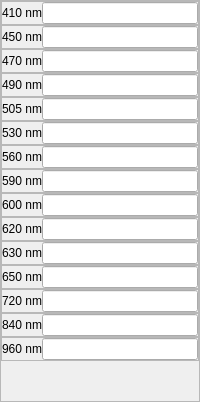
               <widget class="QFrame" name="fm_PWM">
                <property name="frameShape">
                 <enum>QFrame::StyledPanel</enum>
                </property>
                <property name="frameShadow">
                 <enum>QFrame::Raised</enum>
                </property>
                <layout class="QVBoxLayout" name="verticalLayout_6">
                 <property name="spacing">
                  <number>0</number>
                 </property>
                 <property name="leftMargin">
                  <number>0</number>
                 </property>
                 <property name="topMargin">
                  <number>0</number>
                 </property>
                 <property name="rightMargin">
                  <number>0</number>
                 </property>
                 <property name="bottomMargin">
                  <number>0</number>
                 </property>
                 <item>
                  <widget class="QFrame" name="fm_PWM_led_1">
                   <property name="frameShape">
                    <enum>QFrame::StyledPanel</enum>
                   </property>
                   <property name="frameShadow">
                    <enum>QFrame::Raised</enum>
                   </property>
                   <layout class="QHBoxLayout" name="horizontalLayout_5">
                    <property name="spacing">
                     <number>0</number>
                    </property>
                    <property name="leftMargin">
                     <number>0</number>
                    </property>
                    <property name="topMargin">
                     <number>0</number>
                    </property>
                    <property name="rightMargin">
                     <number>0</number>
                    </property>
                    <property name="bottomMargin">
                     <number>0</number>
                    </property>
                    <item>
                     <widget class="QLabel" name="lb_PWM_led_1">
                      <property name="text">
                       <string>&lt;html&gt;&lt;head/&gt;&lt;body&gt;&lt;p align=&quot;right&quot;&gt;410 nm&lt;/p&gt;&lt;/body&gt;&lt;/html&gt;</string>
                      </property>
                     </widget>
                    </item>
                    <item>
                     <widget class="QLineEdit" name="le_PWM_led_1"/>
                    </item>
                   </layout>
                  </widget>
                 </item>
                 <item>
                  <widget class="QFrame" name="fm_PWM_led_2">
                   <property name="frameShape">
                    <enum>QFrame::StyledPanel</enum>
                   </property>
                   <property name="frameShadow">
                    <enum>QFrame::Raised</enum>
                   </property>
                   <layout class="QHBoxLayout" name="horizontalLayout_11">
                    <property name="spacing">
                     <number>0</number>
                    </property>
                    <property name="leftMargin">
                     <number>0</number>
                    </property>
                    <property name="topMargin">
                     <number>0</number>
                    </property>
                    <property name="rightMargin">
                     <number>0</number>
                    </property>
                    <property name="bottomMargin">
                     <number>0</number>
                    </property>
                    <item>
                     <widget class="QLabel" name="lb_PWM_led_2">
                      <property name="text">
                       <string>&lt;html&gt;&lt;head/&gt;&lt;body&gt;&lt;p align=&quot;right&quot;&gt;450 nm&lt;/p&gt;&lt;/body&gt;&lt;/html&gt;</string>
                      </property>
                     </widget>
                    </item>
                    <item>
                     <widget class="QLineEdit" name="le_PWM_led_2"/>
                    </item>
                   </layout>
                  </widget>
                 </item>
                 <item>
                  <widget class="QFrame" name="fm_PWM_led_3">
                   <property name="frameShape">
                    <enum>QFrame::StyledPanel</enum>
                   </property>
                   <property name="frameShadow">
                    <enum>QFrame::Raised</enum>
                   </property>
                   <layout class="QHBoxLayout" name="horizontalLayout_6">
                    <property name="spacing">
                     <number>0</number>
                    </property>
                    <property name="leftMargin">
                     <number>0</number>
                    </property>
                    <property name="topMargin">
                     <number>0</number>
                    </property>
                    <property name="rightMargin">
                     <number>0</number>
                    </property>
                    <property name="bottomMargin">
                     <number>0</number>
                    </property>
                    <item>
                     <widget class="QLabel" name="lb_PWM_led_3">
                      <property name="text">
                       <string>&lt;html&gt;&lt;head/&gt;&lt;body&gt;&lt;p align=&quot;right&quot;&gt;470 nm&lt;/p&gt;&lt;/body&gt;&lt;/html&gt;</string>
                      </property>
                     </widget>
                    </item>
                    <item>
                     <widget class="QLineEdit" name="le_PWM_led_3"/>
                    </item>
                   </layout>
                  </widget>
                 </item>
                 <item>
                  <widget class="QFrame" name="fm_PWM_led_4">
                   <property name="frameShape">
                    <enum>QFrame::StyledPanel</enum>
                   </property>
                   <property name="frameShadow">
                    <enum>QFrame::Raised</enum>
                   </property>
                   <layout class="QHBoxLayout" name="horizontalLayout_12">
                    <property name="spacing">
                     <number>0</number>
                    </property>
                    <property name="leftMargin">
                     <number>0</number>
                    </property>
                    <property name="topMargin">
                     <number>0</number>
                    </property>
                    <property name="rightMargin">
                     <number>0</number>
                    </property>
                    <property name="bottomMargin">
                     <number>0</number>
                    </property>
                    <item>
                     <widget class="QLabel" name="lb_PWM_led_4">
                      <property name="text">
                       <string>&lt;html&gt;&lt;head/&gt;&lt;body&gt;&lt;p align=&quot;right&quot;&gt;490 nm&lt;/p&gt;&lt;/body&gt;&lt;/html&gt;</string>
                      </property>
                     </widget>
                    </item>
                    <item>
                     <widget class="QLineEdit" name="le_PWM_led_4"/>
                    </item>
                   </layout>
                  </widget>
                 </item>
                 <item>
                  <widget class="QFrame" name="fm_PWM_led_5">
                   <property name="frameShape">
                    <enum>QFrame::StyledPanel</enum>
                   </property>
                   <property name="frameShadow">
                    <enum>QFrame::Raised</enum>
                   </property>
                   <layout class="QHBoxLayout" name="horizontalLayout_13">
                    <property name="spacing">
                     <number>0</number>
                    </property>
                    <property name="leftMargin">
                     <number>0</number>
                    </property>
                    <property name="topMargin">
                     <number>0</number>
                    </property>
                    <property name="rightMargin">
                     <number>0</number>
                    </property>
                    <property name="bottomMargin">
                     <number>0</number>
                    </property>
                    <item>
                     <widget class="QLabel" name="lb_PWM_led_5">
                      <property name="text">
                       <string>&lt;html&gt;&lt;head/&gt;&lt;body&gt;&lt;p align=&quot;right&quot;&gt;505 nm&lt;/p&gt;&lt;/body&gt;&lt;/html&gt;</string>
                      </property>
                     </widget>
                    </item>
                    <item>
                     <widget class="QLineEdit" name="le_PWM_led_5"/>
                    </item>
                   </layout>
                  </widget>
                 </item>
                 <item>
                  <widget class="QFrame" name="fm_PWM_led_6">
                   <property name="frameShape">
                    <enum>QFrame::StyledPanel</enum>
                   </property>
                   <property name="frameShadow">
                    <enum>QFrame::Raised</enum>
                   </property>
                   <layout class="QHBoxLayout" name="horizontalLayout_14">
                    <property name="spacing">
                     <number>0</number>
                    </property>
                    <property name="leftMargin">
                     <number>0</number>
                    </property>
                    <property name="topMargin">
                     <number>0</number>
                    </property>
                    <property name="rightMargin">
                     <number>0</number>
                    </property>
                    <property name="bottomMargin">
                     <number>0</number>
                    </property>
                    <item>
                     <widget class="QLabel" name="lb_PWM_led_6">
                      <property name="text">
                       <string>&lt;html&gt;&lt;head/&gt;&lt;body&gt;&lt;p align=&quot;right&quot;&gt;530 nm&lt;/p&gt;&lt;/body&gt;&lt;/html&gt;</string>
                      </property>
                     </widget>
                    </item>
                    <item>
                     <widget class="QLineEdit" name="le_PWM_led_6"/>
                    </item>
                   </layout>
                  </widget>
                 </item>
                 <item>
                  <widget class="QFrame" name="fm_PWM_led_7">
                   <property name="frameShape">
                    <enum>QFrame::StyledPanel</enum>
                   </property>
                   <property name="frameShadow">
                    <enum>QFrame::Raised</enum>
                   </property>
                   <layout class="QHBoxLayout" name="horizontalLayout_15">
                    <property name="spacing">
                     <number>0</number>
                    </property>
                    <property name="leftMargin">
                     <number>0</number>
                    </property>
                    <property name="topMargin">
                     <number>0</number>
                    </property>
                    <property name="rightMargin">
                     <number>0</number>
                    </property>
                    <property name="bottomMargin">
                     <number>0</number>
                    </property>
                    <item>
                     <widget class="QLabel" name="lb_PWM_led_7">
                      <property name="text">
                       <string>&lt;html&gt;&lt;head/&gt;&lt;body&gt;&lt;p align=&quot;right&quot;&gt;560 nm&lt;/p&gt;&lt;/body&gt;&lt;/html&gt;</string>
                      </property>
                     </widget>
                    </item>
                    <item>
                     <widget class="QLineEdit" name="le_PWM_led_7"/>
                    </item>
                   </layout>
                  </widget>
                 </item>
                 <item>
                  <widget class="QFrame" name="fm_PWM_led_8">
                   <property name="frameShape">
                    <enum>QFrame::StyledPanel</enum>
                   </property>
                   <property name="frameShadow">
                    <enum>QFrame::Raised</enum>
                   </property>
                   <layout class="QHBoxLayout" name="horizontalLayout_16">
                    <property name="spacing">
                     <number>0</number>
                    </property>
                    <property name="leftMargin">
                     <number>0</number>
                    </property>
                    <property name="topMargin">
                     <number>0</number>
                    </property>
                    <property name="rightMargin">
                     <number>0</number>
                    </property>
                    <property name="bottomMargin">
                     <number>0</number>
                    </property>
                    <item>
                     <widget class="QLabel" name="lb_PWM_led_8">
                      <property name="text">
                       <string>&lt;html&gt;&lt;head/&gt;&lt;body&gt;&lt;p align=&quot;right&quot;&gt;590 nm&lt;/p&gt;&lt;/body&gt;&lt;/html&gt;</string>
                      </property>
                     </widget>
                    </item>
                    <item>
                     <widget class="QLineEdit" name="le_PWM_led_8"/>
                    </item>
                   </layout>
                  </widget>
                 </item>
                 <item>
                  <widget class="QFrame" name="fm_PWM_led_9">
                   <property name="frameShape">
                    <enum>QFrame::StyledPanel</enum>
                   </property>
                   <property name="frameShadow">
                    <enum>QFrame::Raised</enum>
                   </property>
                   <layout class="QHBoxLayout" name="horizontalLayout_17">
                    <property name="spacing">
                     <number>0</number>
                    </property>
                    <property name="leftMargin">
                     <number>0</number>
                    </property>
                    <property name="topMargin">
                     <number>0</number>
                    </property>
                    <property name="rightMargin">
                     <number>0</number>
                    </property>
                    <property name="bottomMargin">
                     <number>0</number>
                    </property>
                    <item>
                     <widget class="QLabel" name="lb_PWM_led_9">
                      <property name="text">
                       <string>&lt;html&gt;&lt;head/&gt;&lt;body&gt;&lt;p align=&quot;right&quot;&gt;600 nm&lt;/p&gt;&lt;/body&gt;&lt;/html&gt;</string>
                      </property>
                     </widget>
                    </item>
                    <item>
                     <widget class="QLineEdit" name="le_PWM_led_9"/>
                    </item>
                   </layout>
                  </widget>
                 </item>
                 <item>
                  <widget class="QFrame" name="fm_PWM_led_10">
                   <property name="frameShape">
                    <enum>QFrame::StyledPanel</enum>
                   </property>
                   <property name="frameShadow">
                    <enum>QFrame::Raised</enum>
                   </property>
                   <layout class="QHBoxLayout" name="horizontalLayout_18">
                    <property name="spacing">
                     <number>0</number>
                    </property>
                    <property name="leftMargin">
                     <number>0</number>
                    </property>
                    <property name="topMargin">
                     <number>0</number>
                    </property>
                    <property name="rightMargin">
                     <number>0</number>
                    </property>
                    <property name="bottomMargin">
                     <number>0</number>
                    </property>
                    <item>
                     <widget class="QLabel" name="lb_PWM_led_10">
                      <property name="text">
                       <string>&lt;html&gt;&lt;head/&gt;&lt;body&gt;&lt;p align=&quot;right&quot;&gt;620 nm&lt;/p&gt;&lt;/body&gt;&lt;/html&gt;</string>
                      </property>
                     </widget>
                    </item>
                    <item>
                     <widget class="QLineEdit" name="le_PWM_led_10"/>
                    </item>
                   </layout>
                  </widget>
                 </item>
                 <item>
                  <widget class="QFrame" name="fm_PWM_led_11">
                   <property name="frameShape">
                    <enum>QFrame::StyledPanel</enum>
                   </property>
                   <property name="frameShadow">
                    <enum>QFrame::Raised</enum>
                   </property>
                   <layout class="QHBoxLayout" name="horizontalLayout_19">
                    <property name="spacing">
                     <number>0</number>
                    </property>
                    <property name="leftMargin">
                     <number>0</number>
                    </property>
                    <property name="topMargin">
                     <number>0</number>
                    </property>
                    <property name="rightMargin">
                     <number>0</number>
                    </property>
                    <property name="bottomMargin">
                     <number>0</number>
                    </property>
                    <item>
                     <widget class="QLabel" name="lb_PWM_led_11">
                      <property name="text">
                       <string>&lt;html&gt;&lt;head/&gt;&lt;body&gt;&lt;p align=&quot;right&quot;&gt;630 nm&lt;/p&gt;&lt;/body&gt;&lt;/html&gt;</string>
                      </property>
                     </widget>
                    </item>
                    <item>
                     <widget class="QLineEdit" name="le_PWM_led_11"/>
                    </item>
                   </layout>
                  </widget>
                 </item>
                 <item>
                  <widget class="QFrame" name="fm_PWM_led_12">
                   <property name="frameShape">
                    <enum>QFrame::StyledPanel</enum>
                   </property>
                   <property name="frameShadow">
                    <enum>QFrame::Raised</enum>
                   </property>
                   <layout class="QHBoxLayout" name="horizontalLayout_20">
                    <property name="spacing">
                     <number>0</number>
                    </property>
                    <property name="leftMargin">
                     <number>0</number>
                    </property>
                    <property name="topMargin">
                     <number>0</number>
                    </property>
                    <property name="rightMargin">
                     <number>0</number>
                    </property>
                    <property name="bottomMargin">
                     <number>0</number>
                    </property>
                    <item>
                     <widget class="QLabel" name="lb_PWM_led_12">
                      <property name="text">
                       <string>&lt;html&gt;&lt;head/&gt;&lt;body&gt;&lt;p align=&quot;right&quot;&gt;650 nm&lt;/p&gt;&lt;/body&gt;&lt;/html&gt;</string>
                      </property>
                     </widget>
                    </item>
                    <item>
                     <widget class="QLineEdit" name="le_PWM_led_12"/>
                    </item>
                   </layout>
                  </widget>
                 </item>
                 <item>
                  <widget class="QFrame" name="fm_PWM_led_13">
                   <property name="frameShape">
                    <enum>QFrame::StyledPanel</enum>
                   </property>
                   <property name="frameShadow">
                    <enum>QFrame::Raised</enum>
                   </property>
                   <layout class="QHBoxLayout" name="horizontalLayout_21">
                    <property name="spacing">
                     <number>0</number>
                    </property>
                    <property name="leftMargin">
                     <number>0</number>
                    </property>
                    <property name="topMargin">
                     <number>0</number>
                    </property>
                    <property name="rightMargin">
                     <number>0</number>
                    </property>
                    <property name="bottomMargin">
                     <number>0</number>
                    </property>
                    <item>
                     <widget class="QLabel" name="lb_PWM_led_13">
                      <property name="text">
                       <string>&lt;html&gt;&lt;head/&gt;&lt;body&gt;&lt;p align=&quot;right&quot;&gt;720 nm&lt;/p&gt;&lt;/body&gt;&lt;/html&gt;</string>
                      </property>
                     </widget>
                    </item>
                    <item>
                     <widget class="QLineEdit" name="le_PWM_led_13"/>
                    </item>
                   </layout>
                  </widget>
                 </item>
                 <item>
                  <widget class="QFrame" name="fm_PWM_led_14">
                   <property name="frameShape">
                    <enum>QFrame::StyledPanel</enum>
                   </property>
                   <property name="frameShadow">
                    <enum>QFrame::Raised</enum>
                   </property>
                   <layout class="QHBoxLayout" name="horizontalLayout_22">
                    <property name="spacing">
                     <number>0</number>
                    </property>
                    <property name="leftMargin">
                     <number>0</number>
                    </property>
                    <property name="topMargin">
                     <number>0</number>
                    </property>
                    <property name="rightMargin">
                     <number>0</number>
                    </property>
                    <property name="bottomMargin">
                     <number>0</number>
                    </property>
                    <item>
                     <widget class="QLabel" name="lb_PWM_led_14">
                      <property name="text">
                       <string>&lt;html&gt;&lt;head/&gt;&lt;body&gt;&lt;p align=&quot;right&quot;&gt;840 nm&lt;/p&gt;&lt;/body&gt;&lt;/html&gt;</string>
                      </property>
                     </widget>
                    </item>
                    <item>
                     <widget class="QLineEdit" name="le_PWM_led_14"/>
                    </item>
                   </layout>
                  </widget>
                 </item>
                 <item>
                  <widget class="QFrame" name="fm_PWM_led_15">
                   <property name="frameShape">
                    <enum>QFrame::StyledPanel</enum>
                   </property>
                   <property name="frameShadow">
                    <enum>QFrame::Raised</enum>
                   </property>
                   <layout class="QHBoxLayout" name="horizontalLayout_23">
                    <property name="spacing">
                     <number>0</number>
                    </property>
                    <property name="leftMargin">
                     <number>0</number>
                    </property>
                    <property name="topMargin">
                     <number>0</number>
                    </property>
                    <property name="rightMargin">
                     <number>0</number>
                    </property>
                    <property name="bottomMargin">
                     <number>0</number>
                    </property>
                    <item>
                     <widget class="QLabel" name="lb_PWM_led_15">
                      <property name="text">
                       <string>&lt;html&gt;&lt;head/&gt;&lt;body&gt;&lt;p align=&quot;right&quot;&gt;960 nm&lt;/p&gt;&lt;/body&gt;&lt;/html&gt;</string>
                      </property>
                     </widget>
                    </item>
                    <item>
                     <widget class="QLineEdit" name="le_PWM_led_15"/>
                    </item>
                   </layout>
                  </widget>
                 </item>
                 <item>
                  <spacer name="PWM_spacer">
                   <property name="orientation">
                    <enum>Qt::Vertical</enum>
                   </property>
                   <property name="sizeHint" stdset="0">
                    <size>
                     <width>20</width>
                     <height>40</height>
                    </size>
                   </property>
                  </spacer>
                 </item>
                </layout>
               </widget>
